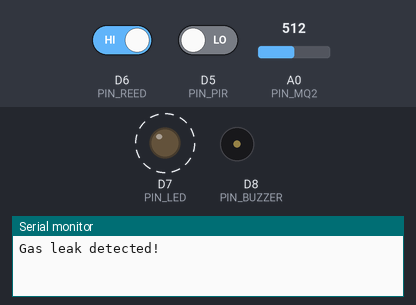
A sketch run on a simulated ESP8266 (NodeMCU). Shown: output pins drawn as LEDs (lit = HIGH), buzzer (waves = sounding, pin HIGH), the last lines printed to the serial monitor. Dashed ring = blinking. The inputs (shaded band) are chosen by the test bench; at power-on: D6 (PIN_REED) HIGH, D5 (PIN_PIR) LOW, A0 (PIN_MQ2) = 512. WiFi joins after 1.5 s; servers stay silent unless stated.

Above: at 3.0 s.
3.1 s: D6 (PIN_REED) driven LOW
6.2 s: D5 (PIN_PIR) driven HIGH
At 9.3 s:
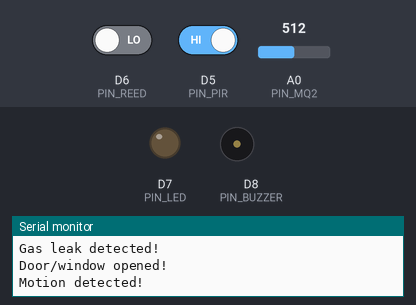
Timing chart, 0 to 10.8 s (numbered marks = the images above; inputs shaded):
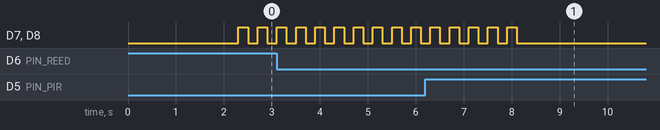

The sketch:

SmartHomeSecurity.ino
```cpp
/* File: SmartHomeSecurity.ino */

#include <ESP8266WiFi.h>
#include <BlynkSimpleEsp8266.h>

/*=== User Configuration ===*/
char const* WIFI_SSID = "YOUR_SSID";
char const* WIFI_PASS = "YOUR_PASS";
char const* BLYNK_AUTH = "YOUR_AUTH_TOKEN";

/*=== Pin Definitions ===*/
const uint8_t PIN_PIR    = D5;
const uint8_t PIN_REED   = D6;
const uint8_t PIN_LED    = D7;
const uint8_t PIN_BUZZER = D8;
const uint8_t PIN_MQ2    = A0;

/*=== Alarm Thresholds ===*/
const int GAS_THRESHOLD = 300;  // adjust via MQ‐2 onboard pot

/*=== State Flags ===*/
bool pirTriggered  = false;
bool reedTriggered = false;
bool gasTriggered  = false;

BlynkTimer timer;

void setup() {
  // Serial for debug
  Serial.begin(115200);

  // Initialize pins
  pinMode(PIN_PIR,    INPUT);
  pinMode(PIN_REED,   INPUT_PULLUP);
  pinMode(PIN_LED,    OUTPUT);
  pinMode(PIN_BUZZER, OUTPUT);

  // Connect to Wi-Fi & Blynk
  Blynk.begin(BLYNK_AUTH, WIFI_SSID, WIFI_PASS);

  // Check sensors every 500 ms
  timer.setInterval(500L, checkSensors);
}

void loop() {
  Blynk.run();
  timer.run();
}

// Check each sensor and trigger alarm/notification
void checkSensors() {
  // Read sensors
  bool pirState  = digitalRead(PIN_PIR);
  bool reedState = digitalRead(PIN_REED) == LOW;  // LOW = closed ➔ no intrusion
  int  gasValue  = analogRead(PIN_MQ2);

  // PIR Motion
  if(pirState && !pirTriggered) {
    alarm("Motion detected!");
    pirTriggered = true;
  }

  // Reed Switch (door/window)
  if(reedState && !reedTriggered) {
    alarm("Door/window opened!");
    reedTriggered = true;
  }

  // Gas leak
  if(gasValue > GAS_THRESHOLD && !gasTriggered) {
    alarm("Gas leak detected!");
    gasTriggered = true;
  }
}

// Activate buzzer, LED & push notification
void alarm(const char* message) {
  Serial.println(message);
  // Push notification
  Blynk.notify(message);
  // Flash LED & buzzer beep
  for(int i=0; i<5; i++){
    digitalWrite(PIN_LED, HIGH);
    digitalWrite(PIN_BUZZER, HIGH);
    delay(200);
    digitalWrite(PIN_LED, LOW);
    digitalWrite(PIN_BUZZER, LOW);
    delay(200);
  }
}
```

Measured:
- after the input at 6.2 s, D7 (PIN_LED), D8 (PIN_BUZZER): alternates HIGH for 0.20 s and LOW for 0.20 s, 10 changes in all, then stays LOW, starting after 0.10 s
- by itself, D7 (PIN_LED), D8 (PIN_BUZZER): alternates HIGH for 0.20 s and LOW for 0.20 s
